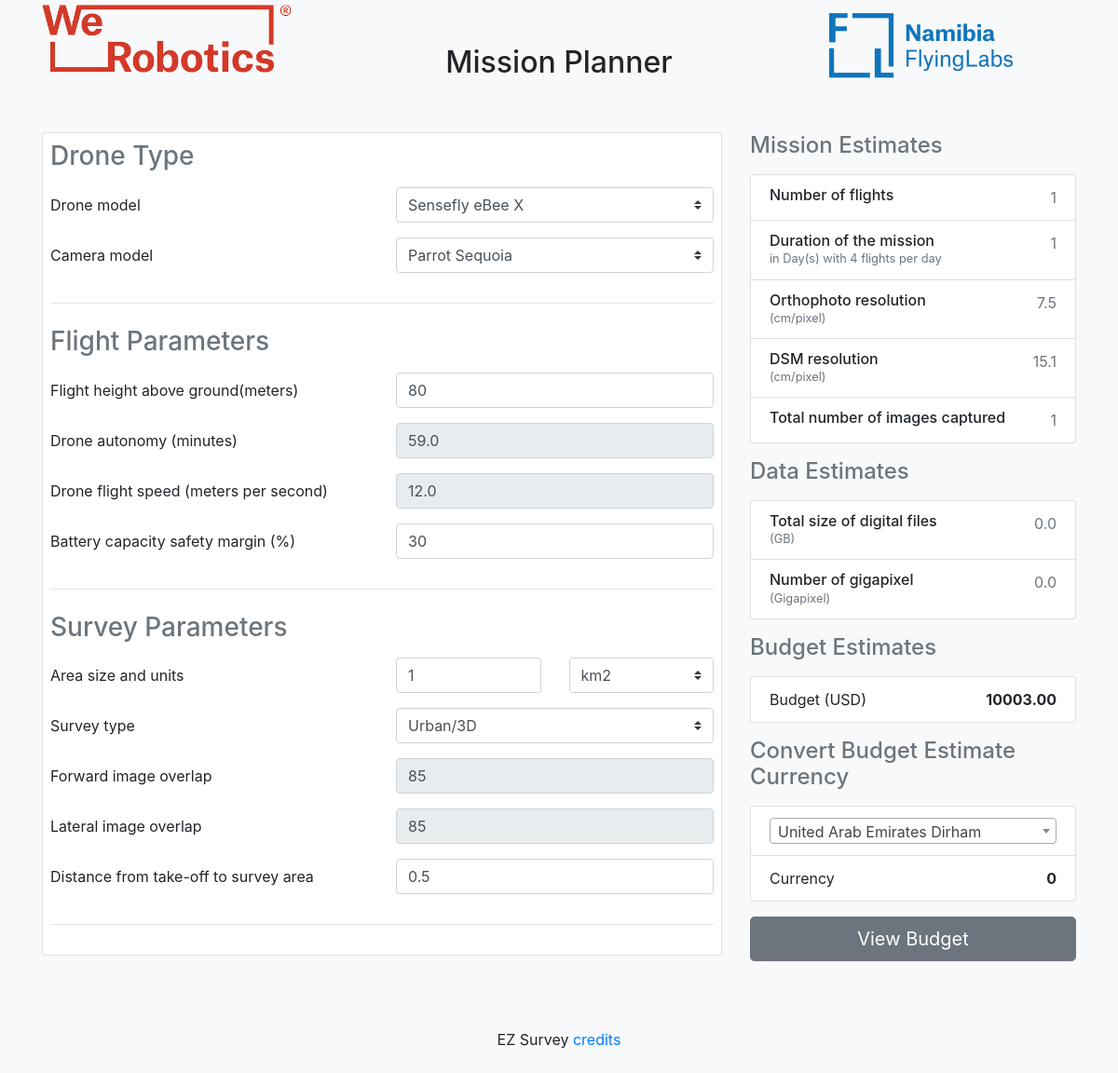
/, run on an earlier commit of the app's database.
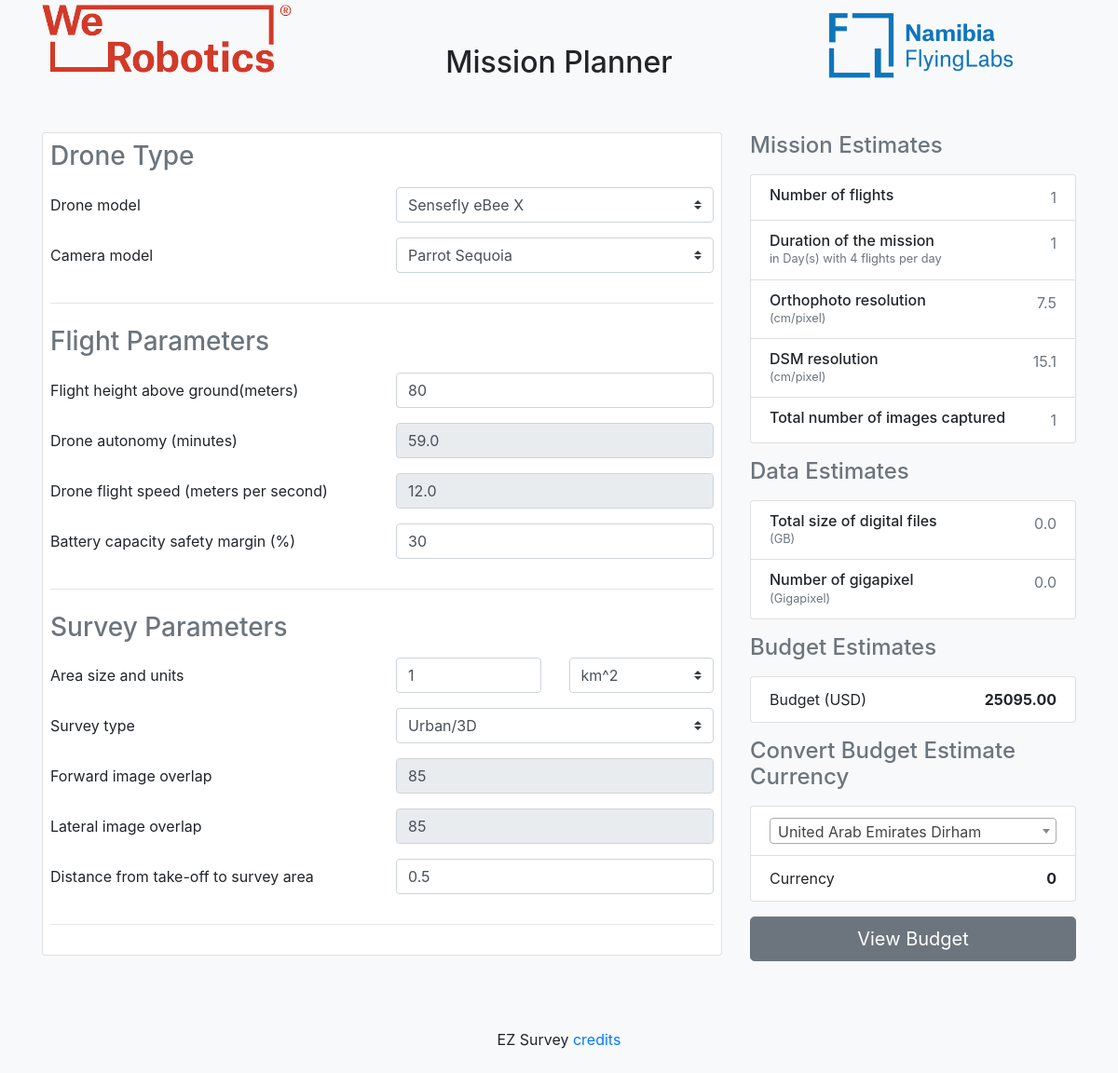
And on a later commit of the database.
### planner/models.py (models this page shows, shortened)
class BudgetEstimate(models.Model):
    name = models.CharField(max_length=40)
    cost = models.DecimalField(max_digits=10, decimal_places=2)

### planner/views.py (the view, shortened to what this page needs)
# urls.py: path('', views.index, name='index'),
def index(request):
    cameras = Camera.objects.all()
    drones = Drone.objects.all()
    surveys = SurveyType.objects.all()
    area_units = AreaSizeAndUnit.objects.all()
    currencies = Currency.objects.all()
    try:
        camera_id = 15
        drone_id = 18
        survey_type_id = 1
        flight_height = 80
        bttry_capacity = 30
        size=1
        units='kilometres'
        area_size = 1
        distance_travelled_per_flight = 20988.14
        take_of_area_distance = 0.5
        select_survey = surveys.get(id=survey_type_id)
        select_drone = drones.get(id=drone_id)
        select_camera = cameras.get(id=camera_id)
        cal = Calculations(
            camera_id,
            survey_type_id,
            bttry_capacity,
            flight_height,
            take_of_area_distance,
            area_size,
            distance_travelled_per_flight,
            size,units,
            drone_id
        )
        planner_values = json.loads(cal.get_planner_display_values())
        cal = BudgetCalculations(1, 1)
        cal.set_defaults()
        budget_estimate = BudgetEstimate.objects.filter(name='Total')[0]
        print("Budget cost "+ str(budget_estimate.cost))
        return render(
            request,
            "planner/index.html",
            {
                "planner_values": planner_values,
                "cameras": cameras,
                "drones": drones,
                "surveys": surveys,
                "select_drone": select_drone,
                "select_survey": select_survey,
                "select_camera": select_camera,
                "budget_estimate": budget_estimate,
                "area_units": area_units,
                "currencies":currencies
            },
        )
    except Exception as e:
        return HttpResponse(str(e))

### planner/helper.py (called while the page is built)
    def set_camera_details(self):
        selected_camera = Camera.objects.get(pk=self.camera_id)
        if(selected_camera):
            self.focal_length  = selected_camera.lensFocal
            self.lat_dimension_of_sensor_px = selected_camera.pixelw
            self.fwd_dimension_of_sensor_px = selected_camera.pixelh
            self.lat_dimension_of_sensor_mm = selected_camera.sensorw
            self.fwd_dimension_of_sensor_mm = selected_camera.sensorh
            self.image_size = selected_camera.imageSize

    def set_survey_type_details(self):
        selected_survey = SurveyType.objects.get(pk=self.survey_type_id)
        if(selected_survey):
            self.lateral_image_overlap = selected_survey.lateral
            self.forward_image_overlap = selected_survey.forward

    def get_focal_length(self):
        return self.focal_length/1000

    def get_focal_length_of_lens_mm(self):
        return self.get_focal_length() * 1000

    def get_d_two_f_lateral(self):
        return self.lat_dimension_of_sensor_mm/(2*self.get_focal_length_of_lens_mm())

    def get_d_two_f_forward(self):
        return self.fwd_dimension_of_sensor_mm/(2*self.get_focal_length_of_lens_mm())

### planner/templates/planner/index.html (shortened to what the changed rows need)
<html>
<head>
  <link rel="stylesheet" href="https://stackpath.bootstrapcdn.com/bootstrap/4.5.0/css/bootstrap.min.css">
  <link href="https://cdn.jsdelivr.net/npm/select2@4.1.0-beta.1/dist/css/select2.min.css" rel="stylesheet" />
</head>
<body class="bg-light">
  <div class="container">
    {% load static %}
    <div class="py-5 text-center">
      <h2>Mission Planner</h2>
    </div>
    <div class="row">
      <div class="col-md-4 order-md-2 mb-4">
        <form action="{% url 'budget'%}" method="POST" id="form"> {% csrf_token %}
        <ul class="list-group mb-3">
          <li class="list-group-item d-flex justify-content-between">
            <span>Budget (USD)</span>
            <strong id='budget_estimate'>{{ budget_estimate.cost }}</strong>
          </li>
        </ul>
       </form>
      </div>
      <div class="col-md-8 order-md-1">
        <form class="card p-2 test" >{% csrf_token %}
          <div class="form-group row">
            <div class="col-sm-3">
              <select name="units" class="custom-select d-block w-100 form-control">
                {% for el in area_units %}
                <option value="{{el.name}}" {% if el.name == planner_values.units  %} selected {% endif %}>{{el.unit}}</option>
                {% endfor %}
              </select>
            </div>
          </div>
        </form>
      </div>
    </div>
    <br>
  </div>
</body>

What changed in the data, as far as the page shows it:
changed BudgetEstimate: cost "10003.00" → "25095.00"
Also different on the page:
form field units: "km2" → "km^2"
